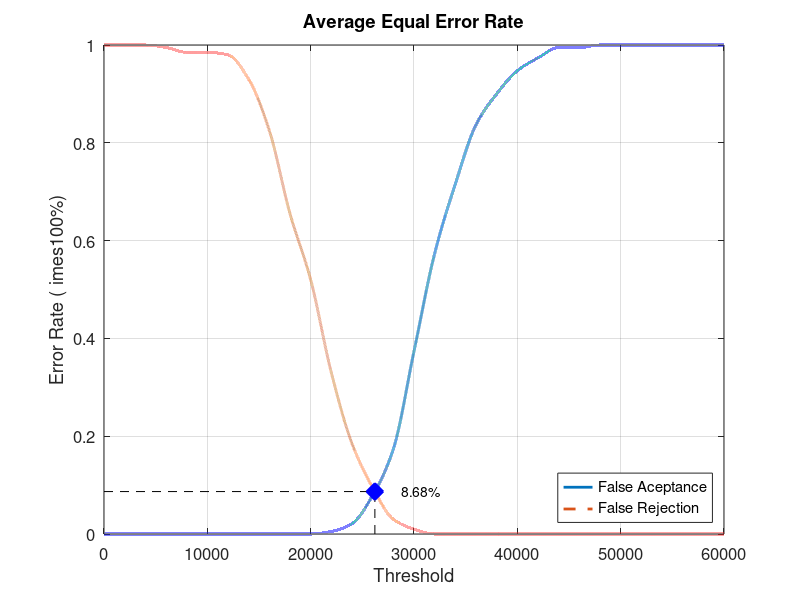
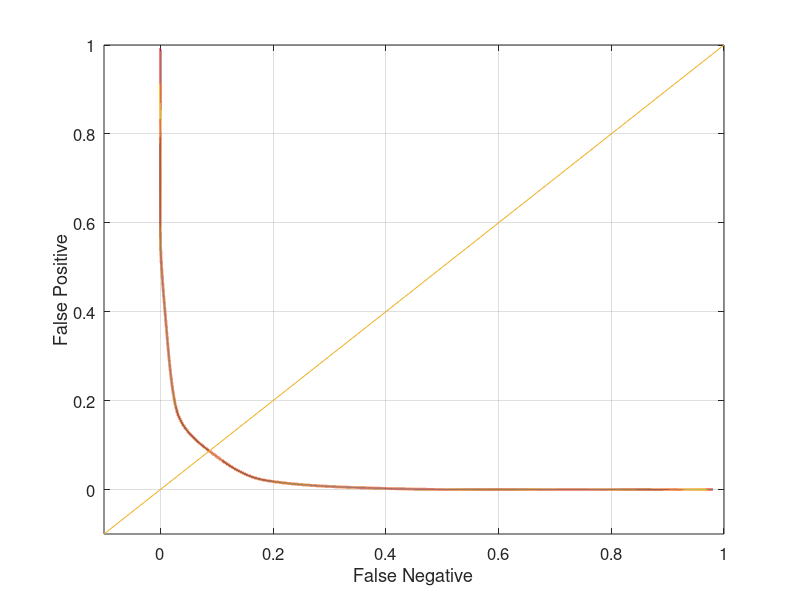

Source code (MATLAB) for these figures, in order:
close all;
clear;
clc;
x = 0:2000:60000;
xq = 0:0.5:60000;

y0 = [0 0 0 0 0 0 0 0 0 0 0 0.00526316 0.0210526 0.0789474 0.173684 0.373684 0.573684 0.715789 0.836842 0.9 0.947368 0.973684 0.994737 0.994737 1 1 1 1 1 1 1]
yy0 = interp1(x, y0, xq, 'pchip');
y1 = [1 1 1 0.995 0.985 0.985 0.98 0.93 0.825 0.655 0.52 0.33 0.185 0.095 0.03 0.01 0 0 0 0 0 0 0 0 0 0 0 0 0 0 0]
yy1 = interp1(x, y1, xq, 'pchip');

% Calculating EER: 
y2 = abs(y0 - y1);
find(y2 == min(y2))
yy2 = abs(yy0 - yy1);
xEER = find(yy2 == min(yy2));
xEERIndex = xq(xEER) % X-axis EER
yEER = yy0(xEER) % Y-axis EER

main = figure
plot(xq, yy0,'-','LineWidth', 2);	hold on
plot(xq, yy1,'--','LineWidth', 2);	hold on
plot([xEERIndex xEERIndex], [0 yEER], 'k--');	hold on
plot([0 xEERIndex], [yEER yEER], 'k--');	hold on
plot(xEERIndex, yEER, 'bx', 'LineWidth', 10);	hold on
text(xEERIndex + 10 * xEERIndex / 100, yEER, [num2str(round((10000 * yEER)) / 100) '%'])
legend('False Aceptance', 'False Rejection', 'Location', 'SouthEast')
xlabel('Threshold')
ylabel('Error Rate (	imes100%)')
title('Average Equal Error Rate')
set(gca, 'FontSize', 12)
axis([0 60000 0 1])
grid on

print(main, 'Database3_4Main', '-dpng');
FNRxFPR = figure('Color', [1 1 1]);
plot(yy1, yy0, '-', yy1, yy0, 'LineWidth', 2);
hold on
y = -0.1:0.1:1
plot(y, y); 
set(gca, 'FontSize', 12)
xlabel('False Negative')
ylabel('False Positive')
axis([-0.1 1 -0.1 1])
set(gca, 'FontSize', 12)
grid on

print(FNRxFPR, 'Database3_4FNRxFPR','-dpng');
